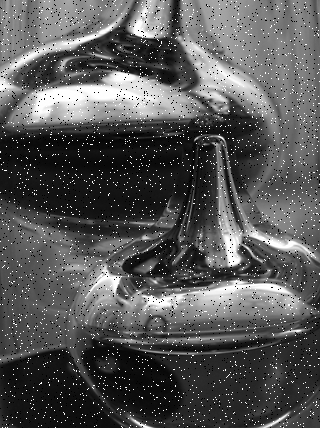
#> input picture Butterworth Lowpass Filter/min.png, 320 x 428 px
$ python 'Butterworth Lowpass Filter.py'
#> lines starting #> are read from the running program, lines starting #| are printed output that depends on the picture
import numpy as np
import cv2
from matplotlib import pyplot as plt

# Memuat gambar
img = cv2.imread('min.png', cv2.IMREAD_GRAYSCALE)
#> img is the input picture: shape (428, 320); min 0, max 255, mean 86.8

# Menghitung DFT dari gambar
dft = cv2.dft(np.float32(img), flags=cv2.DFT_COMPLEX_OUTPUT)
dft_shift = np.fft.fftshift(dft)

# Mendefinisikan filter parameters
rows, cols = img.shape
#> rows = 428; cols = 320
crow, ccol = rows//2, cols//2
#> crow = 214; ccol = 160
radius = 30
order = 2

# Membuat Butterworth Lowpass Filter
mask = np.zeros((rows, cols, 2), np.float32)
for i in range(rows):
    for j in range(cols):
        dist = np.sqrt((i-crow)**2 + (j-ccol)**2)
        mask[i, j] = 1 / (1 + (dist/radius)**(2*order))

# Mengaplikasikan filter pada DFT
dft_shift = dft_shift * mask

# Menghitung inverse DFT
idft_shift = np.fft.ifftshift(dft_shift)
idft = cv2.idft(idft_shift)
img_back = cv2.magnitude(idft[:, :, 0], idft[:, :, 1])
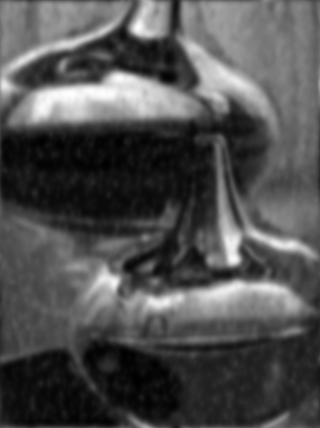
#> img_back: shape (428, 320) float32; min 1082578.8, max 35386352, mean 11894539; drawn with min black and max white

# Menampilkan original image, filter, dan filtered image
plt.subplot(131), plt.imshow(img, cmap='gray')
plt.title('Input Image'), plt.xticks([]), plt.yticks([])
plt.subplot(132), plt.imshow(mask[:, :, 0], cmap='gray')
plt.title('Butterworth Lowpass Filter'), plt.xticks([]), plt.yticks([])
plt.subplot(133), plt.imshow(img_back, cmap='gray')
plt.title('Filtered Image'), plt.xticks([]), plt.yticks([])

plt.show()
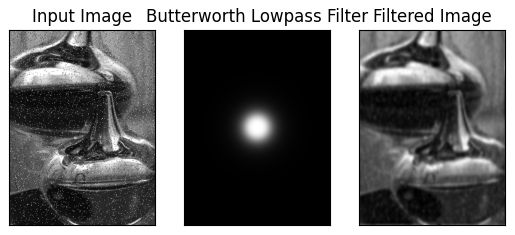
#> figure drawn by matplotlib, 3 panels
